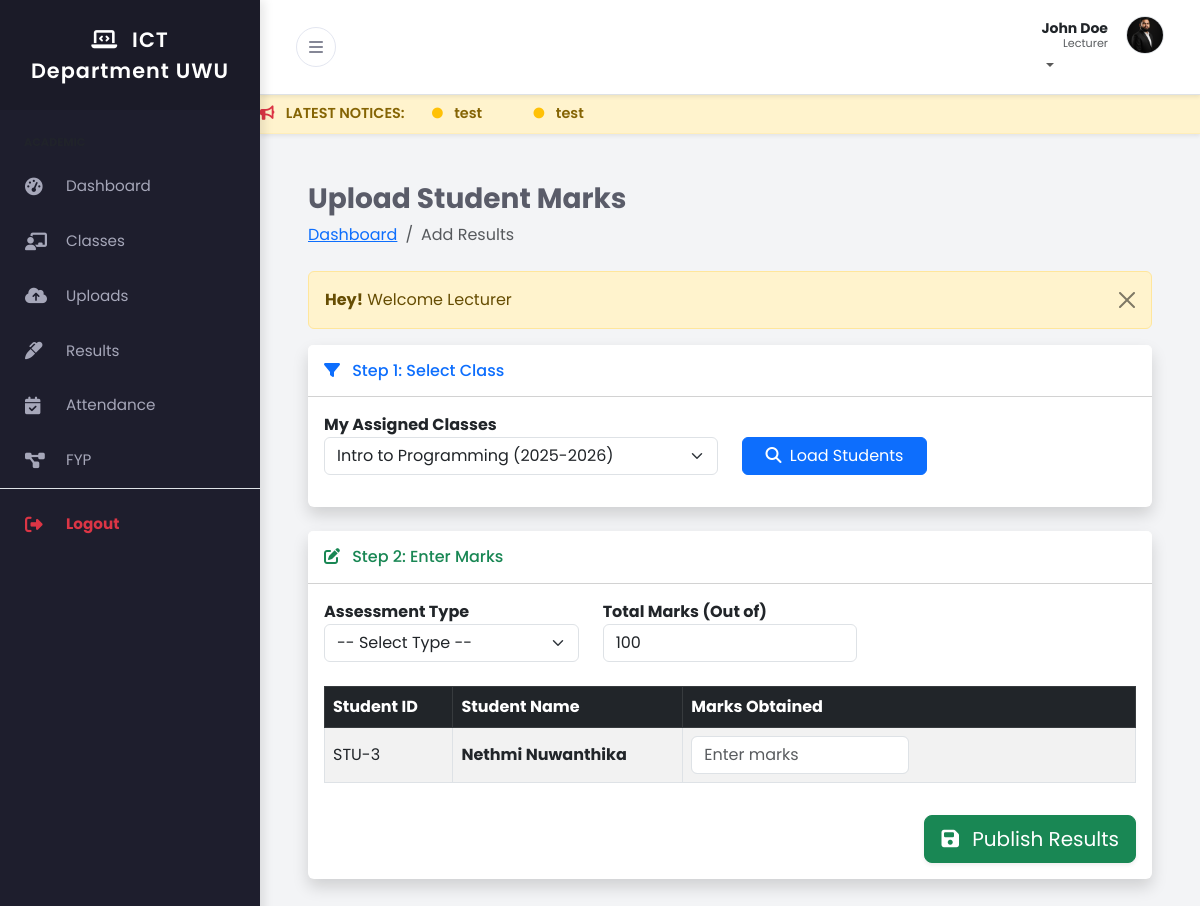
Screenshot of /lecturer/add_results.php?class_id=2 (signed in) with the database file from the repository.
### tables this page shows
CREATE TABLE IF NOT EXISTS `users` (
  `user_id` int NOT NULL AUTO_INCREMENT,
  `full_name` varchar(100) NOT NULL,
  `email` varchar(100) NOT NULL,
  `password_hash` varchar(255) NOT NULL,
  `role` enum('admin','lecturer','student') NOT NULL,
  `phone` varchar(20) DEFAULT NULL,
  `profile_pic` varchar(255) DEFAULT 'default.png',
  `created_at` timestamp NULL DEFAULT CURRENT_TIMESTAMP,
  `theme` varchar(10) DEFAULT 'light',
  PRIMARY KEY (`user_id`),
  UNIQUE KEY `email` (`email`)
);

CREATE TABLE IF NOT EXISTS `enrollments` (
  `enrollment_id` int NOT NULL AUTO_INCREMENT,
  `student_id` int DEFAULT NULL,
  `class_id` int DEFAULT NULL,
  `enrolled_date` datetime DEFAULT CURRENT_TIMESTAMP,
  PRIMARY KEY (`enrollment_id`),
  KEY `student_id` (`student_id`),
  KEY `class_id` (`class_id`)
);

### lecturer/add_results.php (the view, shortened to what this page needs)
<?php
include('../includes/header.php');
include('../config/db.php');
$lecturer_id = $_SESSION['auth_user']['user_id'];
$selected_class_id = isset($_GET['class_id']) ? $_GET['class_id'] : '';
?>
<div class="container-fluid px-4">
    <h3 class="mt-4 fw-bold">Upload Student Marks</h3>
    <ol class="breadcrumb mb-4">
        <li class="breadcrumb-item"><a href="index.php">Dashboard</a></li>
        <li class="breadcrumb-item active">Add Results</li>
    </ol>
    <?php include('../message.php'); ?>
    <div class="card shadow border-0 mb-4">
        <div class="card-header bg-white py-3">
            <h6 class="m-0 font-weight-bold text-primary"><i class="fas fa-filter me-2"></i> Step 1: Select Class</h6>
        </div>
        <div class="card-body">
            <form action="" method="GET" class="row align-items-end">
                <div class="col-md-6 mb-3">
                    <label class="fw-bold">My Assigned Classes</label>
                    <select name="class_id" class="form-select" required>
                        <?php
                        $class_q = "SELECT cl.class_id, co.course_name, cl.academic_year
                                    FROM classes cl
                                    JOIN courses co ON cl.course_code = co.course_code
                                    WHERE cl.lecturer_id = '$lecturer_id'";
                        $class_run = mysqli_query($conn, $class_q);
                        if(mysqli_num_rows($class_run) > 0){
                            foreach($class_run as $cls){
                                $selected = ($selected_class_id == $cls['class_id']) ? 'selected' : '';
                                echo "<option value='".$cls['class_id']."' $selected>".$cls['course_name']." (".$cls['academic_year'].")</option>";
                            }
                        }
                        ?>
                    </select>
                </div>
                <div class="col-md-3 mb-3">
                    <button type="submit" class="btn btn-primary w-100"><i class="fas fa-search me-1"></i> Load Students</button>
                </div>
            </form>
        </div>
    </div>
    <?php if(!empty($selected_class_id)): ?>
    <div class="card shadow border-0 mb-4 border-top-primary" style="border-top: 4px solid #4e73df;">
        <div class="card-header bg-white py-3">
            <h6 class="m-0 font-weight-bold text-success"><i class="fas fa-edit me-2"></i> Step 2: Enter Marks</h6>
        </div>
        <div class="card-body">
            <form action="code.php" method="POST">
                <div class="row mb-4">
                    <div class="col-md-4">
                        <label class="fw-bold">Assessment Type</label>
                        <select name="assessment_type" class="form-select" required>
                            <option value="">-- Select Type --</option>
                        </select>
                    </div>
                    <div class="col-md-4">
                        <label class="fw-bold">Total Marks (Out of)</label>
                        <input type="number" name="total_marks" class="form-control" value="100" required>
                    </div>
                </div>
                <div class="table-responsive">
                    <table class="table table-bordered table-striped align-middle">
                        <thead class="table-dark">
                            <tr>
                                <th>Student ID</th>
                                <th>Student Name</th>
                                <th>Marks Obtained</th>
                            </tr>
                        </thead>
                        <tbody>
                            <?php
                            $students_q = "SELECT e.enrollment_id, u.full_name, u.user_id
                                           FROM enrollments e
                                           JOIN users u ON e.student_id = u.user_id
                                           WHERE e.class_id = '$selected_class_id'
                                           ORDER BY u.full_name ASC";
                            $students_run = mysqli_query($conn, $students_q);
                            if(mysqli_num_rows($students_run) > 0)
                            {
                                foreach($students_run as $stu)
                                {
                                    ?>
                                    <tr>
                                        <td>
                                            STU-<?= $stu['user_id']; ?>
                                        </td>
                                        <td class="fw-bold"><?= $stu['full_name']; ?></td>
                                        <td>
                                            <input type="number" name="marks[]" class="form-control w-50" placeholder="Enter marks" step="0.01" min="0">
                                        </td>
                                    </tr>
                                    <?php
                                }
                            }
                            else
                            {
                                echo "<tr><td colspan='3' class='text-center text-danger'>No students enrolled in this class yet!</td></tr>";
                            }
                            ?>
                        </tbody>
                    </table>
                </div>
                <?php if(mysqli_num_rows($students_run) > 0): ?>
                <div class="text-end mt-3">
                    <button type="submit" name="save_marks_btn" class="btn btn-success btn-lg shadow-sm">
                        <i class="fas fa-save me-2"></i> Publish Results
                    </button>
                </div>
                <?php endif; ?>
            </form>
        </div>
    </div>
    <?php endif; ?>
</div>
<?php include('../includes/footer.php'); ?>

### includes/header.php (shortened to what this page needs)
<?php
include_once('../config/db.php');
$role = $_SESSION['auth_role'];
$user_id = $_SESSION['auth_user']['user_id'];
$header_query = "SELECT full_name, profile_pic, theme FROM users WHERE user_id='$user_id' LIMIT 1";
$header_query_run = mysqli_query($conn, $header_query);
$user_row = mysqli_fetch_array($header_query_run);
$user_name = $user_row['full_name'];
$profile_pic = $user_row['profile_pic'];
$user_theme = isset($user_row['theme']) ? $user_row['theme'] : 'light';
$initials = strtoupper(substr($user_name, 0, 1));
?>
<!DOCTYPE html>
<html lang="en">
<head>
    <link href="https://cdn.jsdelivr.net/npm/bootstrap@5.3.0/dist/css/bootstrap.min.css" rel="stylesheet">
    <link rel="stylesheet" href="https://cdnjs.cloudflare.com/ajax/libs/font-awesome/6.4.0/css/all.min.css">
    <link href="../assets/css/style.css" rel="stylesheet">
</head>
<body class="<?= ($user_theme == 'dark') ? 'dark-mode' : ''; ?>">
<div class="d-flex" id="wrapper">
    <div id="sidebar-wrapper">
        <div class="sidebar-heading">
            <i class="fas fa-laptop-code me-2"></i> ICT Department UWU
        </div>
        <div class="list-group list-group-flush mt-3">
            <?php if($role == 'lecturer') : ?>
                <div class="small text-uppercase fw-bold text-muted px-4 mb-2 mt-2" style="font-size:0.7rem;">Academic</div>
                <a href="../lecturer/index.php" class="list-group-item list-group-item-action"><i class="fas fa-tachometer-alt me-3"></i> Dashboard</a>
                <a href="../lecturer/my_classes.php" class="list-group-item list-group-item-action"><i class="fas fa-chalkboard-teacher me-3"></i> Classes</a>
                <a href="../lecturer/upload_notes.php" class="list-group-item list-group-item-action"><i class="fas fa-cloud-upload-alt me-3"></i> Uploads</a>
                <a href="../lecturer/add_results.php" class="list-group-item list-group-item-action"><i class="fas fa-marker me-3"></i> Results</a>
                <a href="../lecturer/attendance.php" class="list-group-item list-group-item-action"><i class="fas fa-calendar-check me-3"></i> Attendance</a>
                <a href="../lecturer/fyp_requests.php" class="list-group-item list-group-item-action"><i class="fas fa-project-diagram me-3"></i> FYP</a>
            <?php endif; ?>
            <div class="mt-auto mb-4 border-top pt-2">
                <a href="../logout.php" class="list-group-item list-group-item-action text-danger fw-bold">
                    <i class="fas fa-sign-out-alt me-3"></i> Logout
                </a>
            </div>
        </div>
    </div>
    <div id="page-content-wrapper">
        <nav class="navbar navbar-expand-lg border-bottom bg-white shadow-sm">
            <div class="container-fluid">
                <button class="btn btn-toggle" id="sidebarToggle">
                    <i class="fas fa-bars"></i>
                </button>
                <ul class="navbar-nav ms-auto mt-2 mt-lg-0">
                    <li class="nav-item dropdown">
                        <a class="nav-link dropdown-toggle p-0" href="#" id="navbarDropdown" role="button" data-bs-toggle="dropdown" aria-haspopup="true" aria-expanded="false">
                            <div class="user-profile-box d-flex align-items-center">
                                <div class="text-end d-none d-sm-block me-2" style="line-height: 1.2;">
                                    <span class="d-block fw-bold text-dark small"><?= $user_name; ?></span>
                                    <span class="d-block text-muted" style="font-size: 0.7rem;"><?= ucfirst($role); ?></span>
                                </div>
                                <?php if($profile_pic != 'default.png' && $profile_pic != ''): ?>
                                    <img src="../uploads/profile/<?= $profile_pic; ?>" class="rounded-circle border" style="width:38px; height:38px; object-fit:cover;">
                                <?php else: ?>
                                    <div class="user-avatar bg-primary text-white rounded-circle d-flex justify-content-center align-items-center fw-bold shadow-sm" style="width:38px; height:38px;">
                                        <?= $initials; ?>
                                    </div>
                                <?php endif; ?>
                            </div>
                        </a>
                    </li>
                </ul>
            </div>
        </nav>
        <?php
        $marquee_query = "SELECT title FROM notices ORDER BY id DESC LIMIT 5";
        $marquee_run = mysqli_query($conn, $marquee_query);
        if(mysqli_num_rows($marquee_run) > 0) {
            echo '<div class="notice-marquee shadow-sm">';
            echo '<marquee behavior="scroll" direction="left" onmouseover="this.stop();" onmouseout="this.start();">';
            echo '<i class="fas fa-bullhorn me-2 text-danger"></i> LATEST NOTICES: ';
            while($m_row = mysqli_fetch_array($marquee_run)) {
                echo '<span class="mx-4"> <i class="fas fa-circle fa-xs text-warning me-2"></i> ' . $m_row['title'] . '</span>';
            }
            echo '</marquee>';
            echo '</div>';
        }
        ?>
        <div class="container-fluid px-4 py-4">

### assets/css/style.css (style rules this page uses)
:root { --primary-color: #4e73df; --secondary-color: #858796; --body-bg: #f3f4f6; --text-color: #5a5c69; --sidebar-bg: #1e1e2d; --sidebar-text: #a6a7b9; --sidebar-text-hover: #ffffff; --sidebar-active-bg: #2b2b40; --navbar-bg: #ffffff; --card-bg: #ffffff; --shadow-sm: 0 0.125rem 0.25rem rgba(0, 0, 0, 0.075); --shadow-md: 0 4px 6px -1px rgba(0, 0, 0, 0.1), 0 2px 4px -1px rgba(0, 0, 0, 0.06); }
body { font-family: "Poppins", sans-serif; background-color: var(--body-bg); color: var(--text-color); overflow-x: hidden; }
#wrapper { display: flex; width: 100%; align-items: stretch; transition: all 0.3s ease-in-out; }
#sidebar-wrapper { min-width: 260px; max-width: 260px; min-height: 100vh; background-color: var(--sidebar-bg); color: var(--sidebar-text); transition: margin 0.3s ease-in-out; box-shadow: 4px 0 10px rgba(0, 0, 0, 0.1); z-index: 1000; }
.sidebar-heading { padding: 1.5rem; font-size: 1.3rem; font-weight: 600; text-align: center; color: #fff; background: rgba(0, 0, 0, 0.1); letter-spacing: 1px; }
.list-group-item { background-color: transparent; color: var(--sidebar-text); border: none; padding: 16px 25px; font-weight: 400; transition: all 0.2s; font-size: 0.95rem; display: flex; align-items: center; }
.list-group-item i { width: 25px; font-size: 1.1rem; }
#page-content-wrapper { width: 100%; transition: all 0.3s ease; }
.navbar { background-color: var(--navbar-bg) !important; box-shadow: var(--shadow-sm); padding: 1rem 1.5rem; }
.btn-toggle { background: transparent; border: 1px solid #e3e6f0; color: var(--secondary-color); border-radius: 50%; width: 40px; height: 40px; display: flex; align-items: center; justify-content: center; transition: all 0.2s; }
.user-profile-box { display: flex; align-items: center; gap: 10px; cursor: pointer; }
@media (min-width: 768px) { #sidebar-wrapper { margin-left: 0; } }
.notice-marquee { background: #fff3cd; color: #856404; padding: 8px 0; font-weight: 600; font-size: 0.9rem; border-bottom: 1px solid #ffeeba; white-space: nowrap; overflow: hidden; }

### rows the page displays
users: full_name "John Doe", profile_pic (picture)
enrollments: users.user_id "3", users.full_name "Nethmi Nuwanthika"

### other values shown
$role "Lecturer"
$m_row['title'] "test"
$_SESSION['message'] "Welcome Lecturer"
form field class_id "Intro to Programming (2025-2026)"
